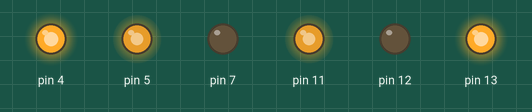
Simulated run of this sketch. Board: Arduino Uno, built with avr-gcc and run on an emulated ATmega328P. Shown: output pins drawn as LEDs (lit = HIGH).

Above: at 0.1 s.
Timing chart, 0 to 1.6 s (numbered marks = the images above):
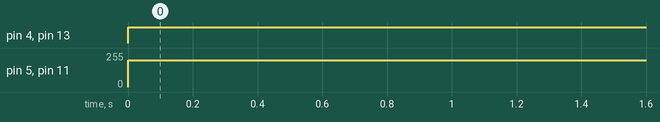

Measured:
- by itself, pin 4, pin 13: LOW → HIGH at 0.00 s
- by itself, pin 5, pin 11: 0/255 → 200/255 at 0.00 s

The sketch:

testing_code.ino
```cpp
void setup() {
  pinMode(13,OUTPUT);
  pinMode(12,OUTPUT);
  pinMode(11,OUTPUT);
  pinMode(4,OUTPUT);
  pinMode(5,OUTPUT);
  pinMode(7,OUTPUT);
}
void loop()
{
  digitalWrite(13,1);
  digitalWrite(12,0);
  analogWrite(11,200);
  digitalWrite(4,1);
  digitalWrite(7,0);
  analogWrite(5,200);


 }
```
